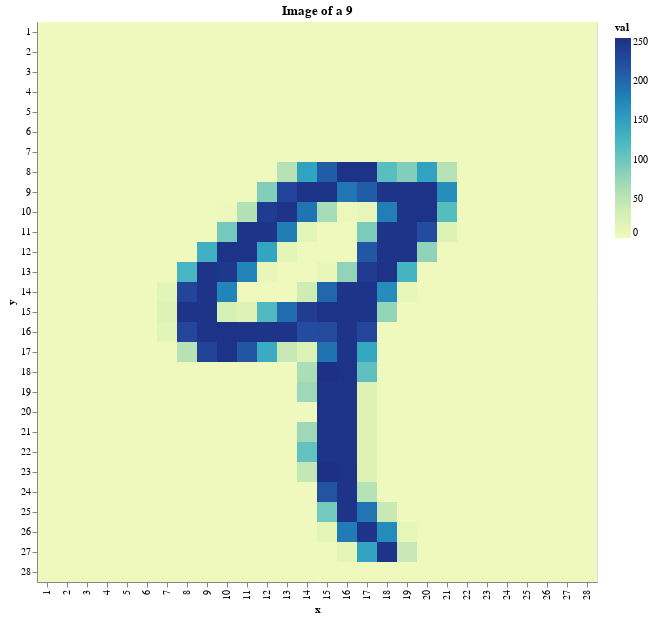

Notebook code for this chart:
### Code cell
im = draw_image(4)
im

### Figure 1 — Vega-Lite specification as saved in the notebook (floating-point values rounded to 4 significant figures; data arrays with more than 128 entries replaced by an {"elided": "..."} marker saying what was removed)
{"config": {"view": {"continuousWidth": 400, "continuousHeight": 300}}, "data": {"name": "data-e15d90ef0381d5ab543871ea7ca8ba5f"}, "mark": "rect", "encoding": {"color": {"type": "quantitative", "field": "val"}, "fill": {"type": "quantitative", "field": "val"}, "tooltip": [{"type": "quantitative", "field": "x"}, {"type": "quantitative", "field": "y"}, {"type": "quantitative", "field": "val"}], "x": {"type": "ordinal", "field": "x"}, "y": {"type": "ordinal", "field": "y"}}, "title": "Image of a 9", "$schema": "https://vega.github.io/schema/vega-lite/v4.8.1.json", "datasets": {"data-e15d90ef0381d5ab543871ea7ca8ba5f": {"elided": "784 records"}}}
